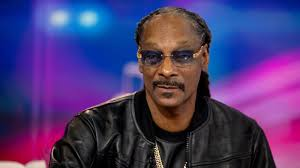
#> input picture week_4/img/snoop.jpeg, 300 x 168 px
$ jupyter execute practice-4.ipynb   (older library calls are emulated)
#> lines starting #> are read from the running program, lines starting #| are printed output that depends on the picture
[cell 1]
#Laplacian Edge Detection

import cv2

# Load the image
image = cv2.imread('img/snoop.jpeg', cv2.IMREAD_GRAYSCALE)
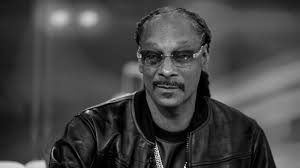
#> image: shape (168, 300); min 0, max 237, mean 68.7

# Resize images
image = cv2.resize(image, (400,400))
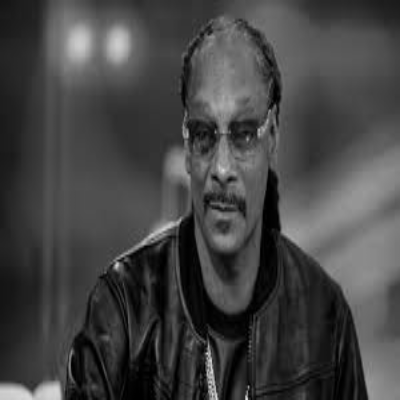
#> image: shape (400, 400); min 0, max 222, mean 68.6

# Perform Gausian Blur
#Image = cv2.GaussianBlur(image, (5, 5), 0)

#Apply Laplacian edge detection
laplacian = cv2.Laplacian(image, cv2.CV_64F)
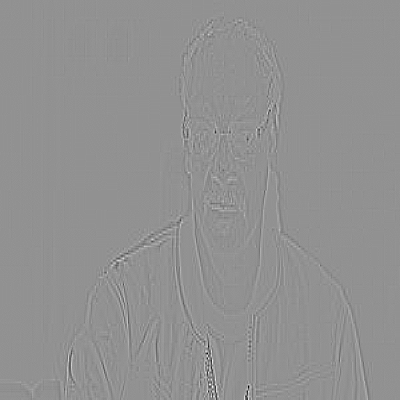
#> laplacian: shape (400, 400) float64; min -208, max 156, mean 0; drawn with min black and max white

# Convert th eoutput to an 8-bit image
laplacian = cv2.convertScaleAbs(laplacian)
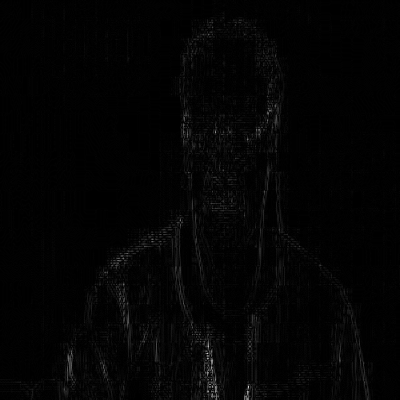
#> laplacian: shape (400, 400); min 0, max 208, mean 3.7

#Display the original image and the Prewitt edges
cv2.imshow('Original', image)
cv2.imshow('Laplacian Edges', laplacian)

#Wait for a key press and close all windows
cv2.waitKey(0)
cv2.destroyAllWindows()

$ run again, with week_4/img/emma.jpeg copied over week_4/img/snoop.jpeg
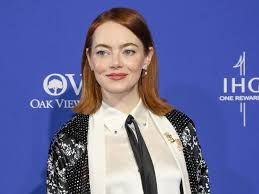
#> input picture week_4/img/emma.jpeg, 259 x 194 px
#> `image = cv2.resize(image, (400,400))`:
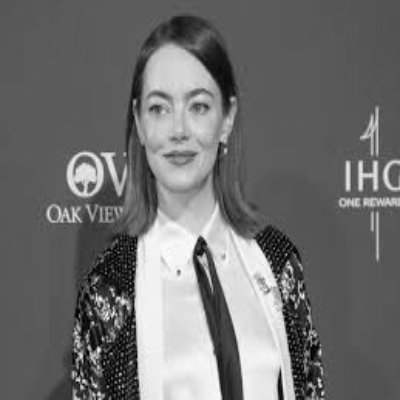
#> image: shape (400, 400); min 0, max 255, mean 110.9
#> `laplacian = cv2.convertScaleAbs(laplacian)`:
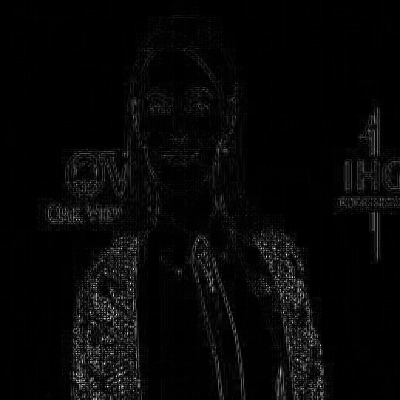
#> laplacian: shape (400, 400); min 0, max 255, mean 6.9

$ run again, with week_4/img/sabrina.jpeg copied over week_4/img/snoop.jpeg
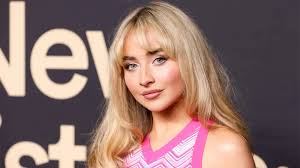
#> input picture week_4/img/sabrina.jpeg, 300 x 168 px
#> `image = cv2.resize(image, (400,400))`:
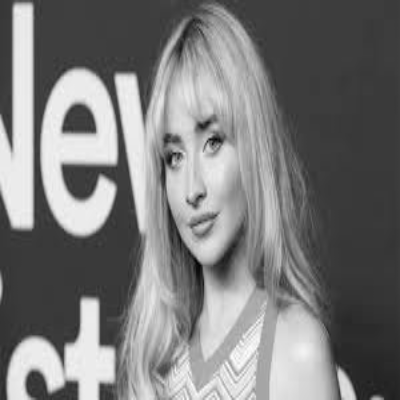
#> image: shape (400, 400); min 2, max 253, mean 122.4
#> `laplacian = cv2.convertScaleAbs(laplacian)`:
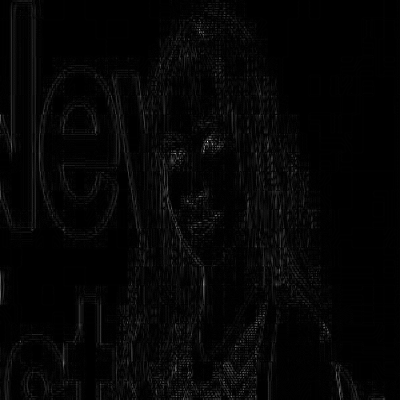
#> laplacian: shape (400, 400); min 0, max 226, mean 5.2
